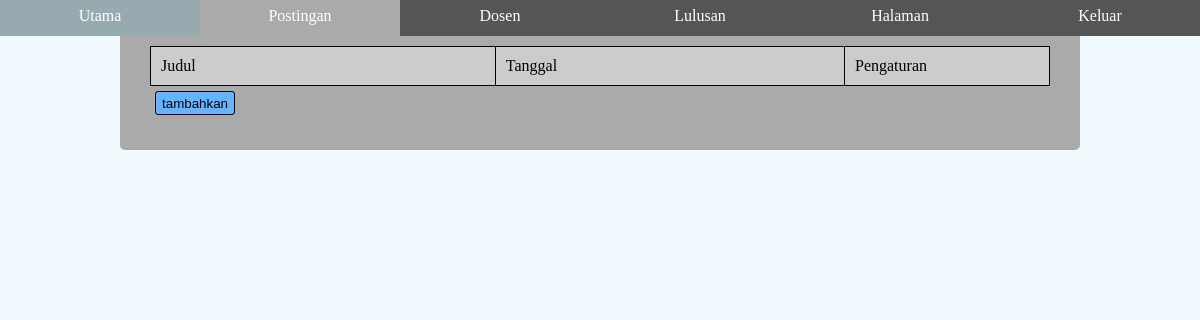
/admin/postingan.php, run on an earlier commit of the app's database.
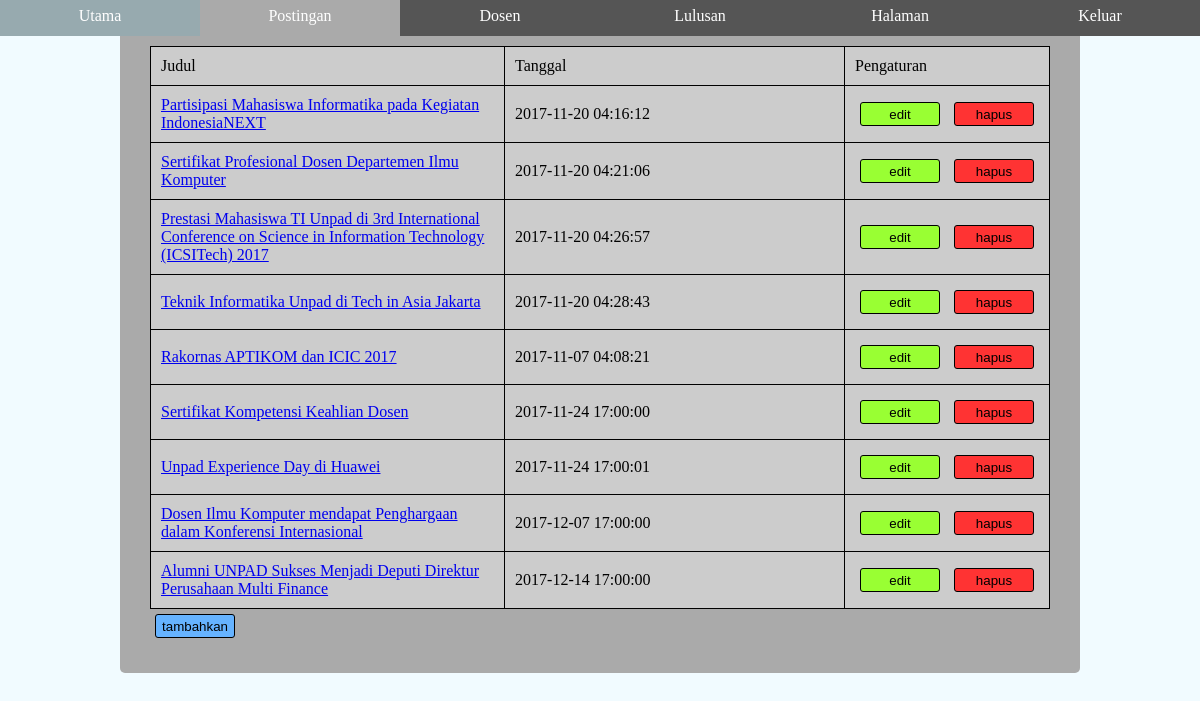
And on a later commit of the database.
### tables this page shows
CREATE TABLE `posting` (
  `ID` int(11) NOT NULL,
  `Judul` text NOT NULL,
  `Tanggal` timestamp NOT NULL DEFAULT CURRENT_TIMESTAMP,
  `Isi` text NOT NULL,
  `Author` text NOT NULL,
  `tag0` int(11) DEFAULT NULL,
  `tag1` int(11) DEFAULT NULL,
  `tag2` int(11) DEFAULT NULL,
  `tag3` int(11) DEFAULT NULL,
  `tag4` int(11) DEFAULT NULL,
  `tag5` int(11) DEFAULT NULL,
  `tag6` int(11) DEFAULT NULL,
  `tag7` int(11) DEFAULT NULL,
  `tag8` int(11) DEFAULT NULL
);

### admin/postingan.php (the view, shortened to what this page needs)
<!DOCTYPE html>
<html lang="en" xmlns="http://www.w3.org/1999/xhtml">
<head>
</head>
<body>
    <?php include 'admin-navbar.php';?>
    <div class="admin-content-pos">
        <div class="admin-main-content">
            <table class="table-post">
                <col><col><col>
                <tr>
                    <td>Judul</td>
                    <td>Tanggal</td>
                    <td>Pengaturan</td>
                </tr>
				<?php
					include '../database.php';
					$sql = "SELECT `ID`, `Judul`, `Tanggal`, `Author` FROM `posting`";
					$result = $conn->query($sql);
					while($row = $result->fetch_assoc())
					{
				?>
						<tr>
						<td> <a href="/dui/posting.php?ID=<?php echo $row["ID"] ?>"> <?php echo	$row["Judul"] ?></a></td>
						<td> <?php echo	$row["Tanggal"] ?></td>
						<td>
							<button id="update-button" type="button" onclick="showUpdateDiv(<?php echo	$row["ID"] ?>)">edit</button>
							<button id="delete-button" type="button" onclick="showDeleteDiv(<?php echo	$row["ID"] ?>)">hapus</button></td>
						</tr>
						<?php
					}
				?>
            </table>
            <button id="insert-button" style="left:0;" type="button" onclick="showInsertDiv()">tambahkan</button>
        </div>
    </div>
</body>
</html>

What changed in the data, as far as the page shows it:
added posting: Judul "Partisipasi Mahasiswa Informatika pada Kegiatan IndonesiaNEXT", Tanggal "2017-11-20 04:16:12"
added posting: Judul "Sertifikat Profesional Dosen Departemen Ilmu Komputer", Tanggal "2017-11-20 04:21:06"
added posting: Judul "Prestasi Mahasiswa TI Unpad di 3rd International Conference on Science in Information Technology (ICSITech) 2017", Tanggal "2017-11-20 04:26:57"
added posting: Judul "Teknik Informatika Unpad di Tech in Asia Jakarta", Tanggal "2017-11-20 04:28:43"
added posting: Judul "Rakornas APTIKOM dan ICIC 2017", Tanggal "2017-11-07 04:08:21"
added posting: Judul "Sertifikat Kompetensi Keahlian Dosen", Tanggal "2017-11-24 17:00:00"
added posting: Judul "Unpad Experience Day di Huawei", Tanggal "2017-11-24 17:00:01"
added posting: Judul "Dosen Ilmu Komputer mendapat Penghargaan dalam Konferensi Internasional", Tanggal "2017-12-07 17:00:00"
added posting: Judul "Alumni UNPAD Sukses Menjadi Deputi Direktur Perusahaan Multi Finance", Tanggal "2017-12-14 17:00:00"
